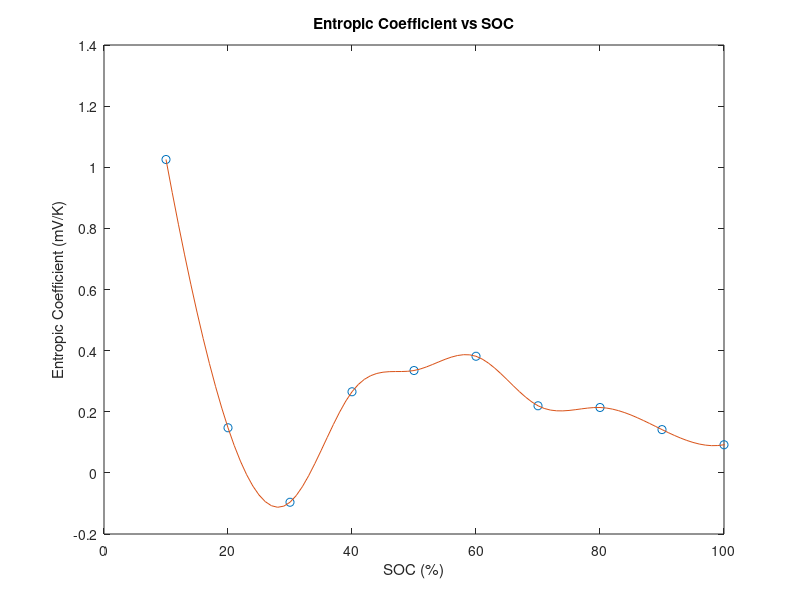

Here is the MATLAB script that generated this plot: (Note: this script raises an error after producing the figure.)
%entropic heat coefficients
% 313K = 40 C, 303K = 30 C, 298K = 25 C
%see spreadsheet "FE12_P42A_EntropicCoefficient_notavgOCV for full data for code below 

coefficients = [1.025390625, 0.147601536, -0.096130371,0.265421186, 0.334903172,0.381578718, 0.219563075, 0.213922773, 0.14163426, 0.092015948];
% mV/K

figure
x = linspace(10,100,10);
xfit = linspace(10,101,92);
pp = spline(x,coefficients);
interpolated = fnval(pp,xfit);
plot(x,coefficients,'o',xfit,interpolated);
xlim([0,100]);
ylabel('Entropic Coefficient (mV/K)');
xlabel('SOC (%)');
title('Entropic Coefficient vs SOC');

coeffdata = [];
for i = 1:91
    coeffdata(i+9,1) = round(xfit(1,i),0);
    coeffdata(i+9,2) = interpolated(1,i);
end

fulldata = xlsread("FE11 Endurance Full Data V2.xlsx");
revheat = zeros(length(fulldata), 1);
soc_temporary = fulldata(:,7);
j = 0;

new_current = zeros(length(fulldata), 1);
new_temp = zeros(length(fulldata), 1);
current_temporary = fulldata(:,3);
temp_temporary = fulldata(:,4);

for i = 1:2:length(current_temporary)
    if i < 9238
        new_current(i,1) = current_temporary(i) + current_temporary(i+1);
        new_temp(i,1) = (temp_temporary(i) + temp_temporary(i+1))/2;
    end
end

for i = 1:length(fulldata)
    value = soc_temporary(i);
    value = int64(value);
    if value == 0
        continue;
    end
    if value > 100
        continue;
    end
    if value == coeffdata(value,1) 
        revheat_pack(i,1) = new_current(i,1) * fulldata(i,4) * (coeffdata(value,2)/1000);
        revheat_cell(i,1) = new_current(i,1)/4 * new_temp(i,1) * (coeffdata(value,2)/1000); %current*temp*dOCV/dT, 
        % current divided by 4 to get the reversible heat of one cell
    end
end

revheat_time = [];
for i = 1:length(revheat_cell)
    revheat_time(i,1) = fulldata(i,1);
    revheat_time(i,2) = revheat_cell(i,1);
end




